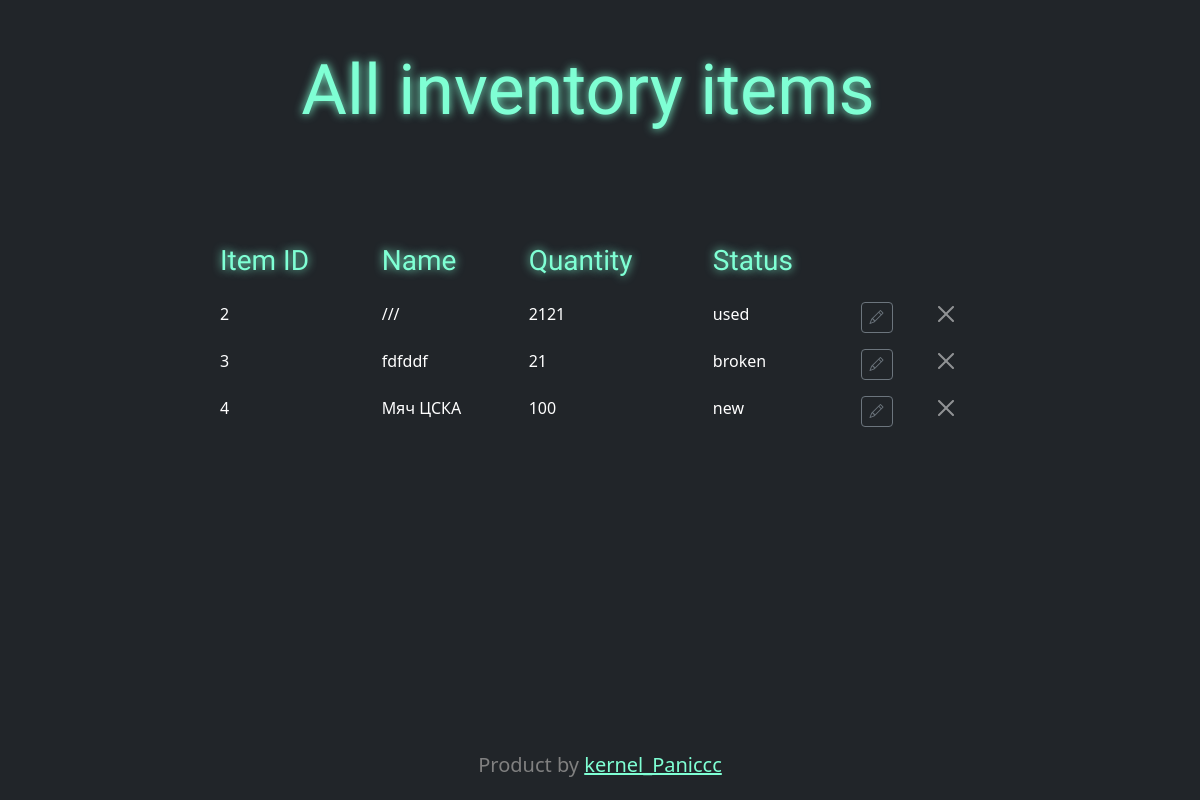
The page /admin/all_item (signed in) on the database as committed earlier.
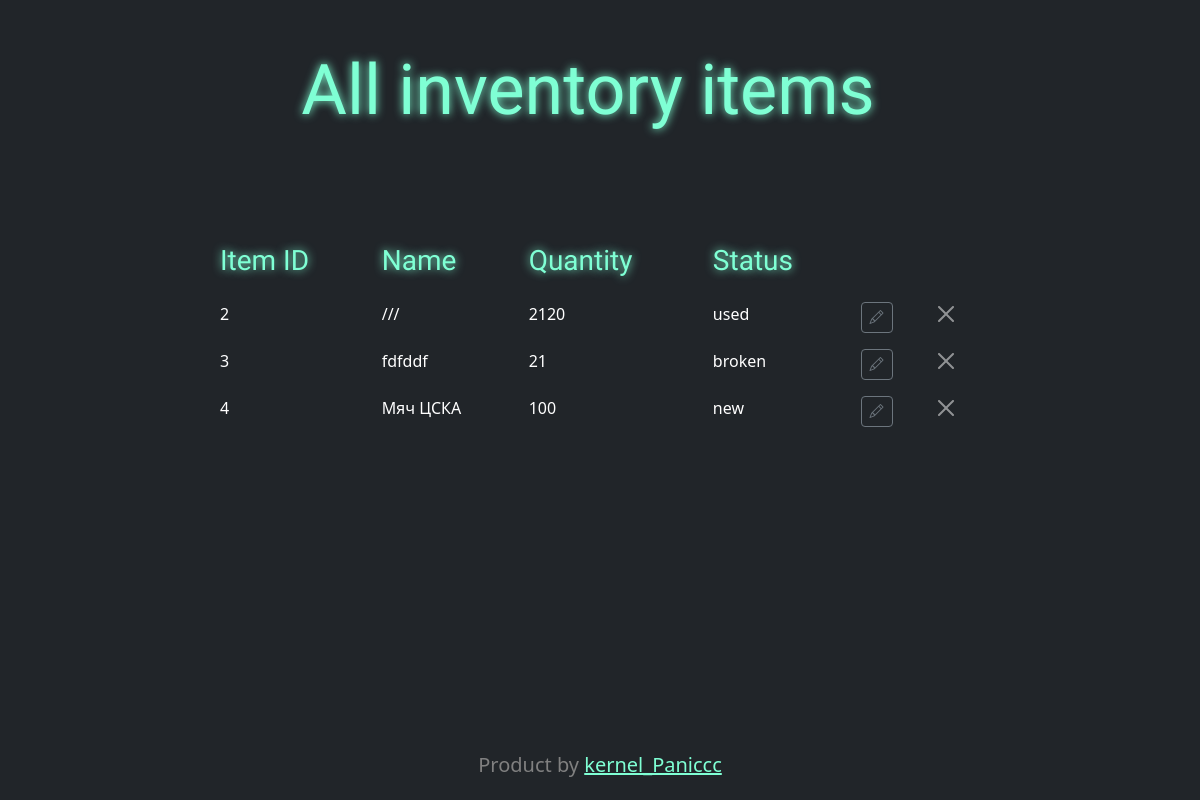
The same page on the database as committed later.
### src/models.py (models this page shows, shortened)
class InventoryItem(db.Model):
    id = db.Column(db.Integer, primary_key=True)
    name = db.Column(db.String(128), nullable=False)
    quantity = db.Column(db.Integer, nullable=False)
    status = db.Column(db.String(50), nullable=False)  # 'new', 'used', 'broken'
    user_id = db.Column(db.Integer, db.ForeignKey('user.id'), default=0)
    user = db.relationship('User', backref='inventory_items')

### src/admin_routers.py (the view)
@app.route('/admin/all_item', methods=['GET', 'POST'])
@login_required
@admin_required
def all_inventory_item():
    items = InventoryItem.query.all()
    return render_template('all_items.html', items=items)

### src/models.py (called while the page is built)
def admin_required(f):
    @wraps(f)
    def decorated_function(*args, **kwargs):
        if not current_user.is_admin():
            flash("У вас нет доступа к этой странице.", category='error')
            return redirect('/')
        return f(*args, **kwargs)
    return decorated_function

@manager.user_loader
def load_user(user_id):
    return User.query.get(user_id)

    def is_admin(self):
        return self.role == 'admin'

### src/templates/all_items.html (shortened to what this page needs)
{% extends 'base.html' %}
{% block content %}
<div class="container-fluid text-center">
    <div class="row align-items-start">
        <div class="row gy-4">
            <h1 style="font-size: 70px" class="main_text">All inventory items</h1>
        </div>
    </div>
</div>
<div class="container-fluid mt-5">
    <div class="row justify-content-center">
        <div class="col-8">
            <br><br>
            <table class="table table-borderless">
                <thead>
                    <tr>
                        <th class="main_text" style="color: aquamarine" scope="col"><h3>Item ID</h3></th>
                        <th class="main_text" style="color: aquamarine" scope="col"><h3>Name</h3></th>
                        <th class="main_text" style="color: aquamarine" scope="col"><h3>Quantity</h3></th>
                        <th class="main_text" style="color: aquamarine" scope="col"><h3>Status</h3></th>
                    </tr>
                </thead>
                <tbody>
                    {% for item in items %}
                    <tr>
                        <td>{{ item.id }}</td>
                        <td>{{ item.name }}</td>
                        <td>{{ item.quantity }}</td>
                        <td>{{ item.status }}</td>
                        <td>
                             <button  type="button" class="btn btn-outline-secondary btn-sm" data-toggle="modal" data-target="#editModal{{ item.id }}">
                                <i class="bi bi-pencil"></i>
                            </button>
                        </td>
                        <td>
                            <a type="button" class="btn-close" aria-label="Close" href="{{ url_for('delited', item_id=item.id) }}"></a>
                        </td>
                    </tr>
                    {% endfor %}
                </tbody>
            </table>
        </div>
    </div>
</div>
{% endblock %}

Rows that differ between the two databases and show on the page:
changed InventoryItem "used": quantity "2121" → "2120"
